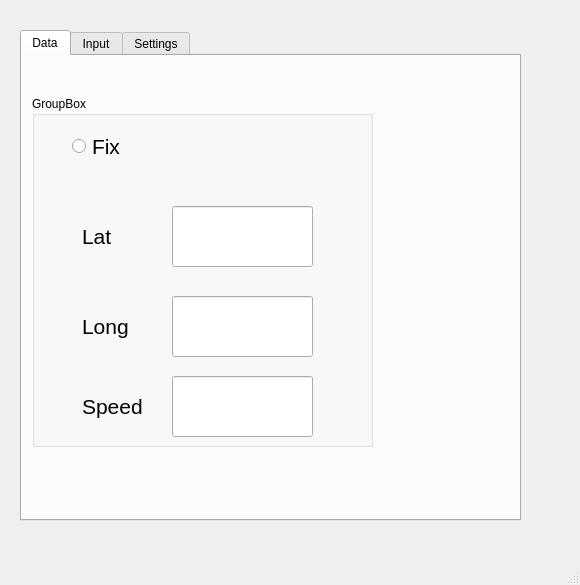
<?xml version="1.0" encoding="UTF-8"?>
<ui version="4.0">
 <class>MainWindow</class>
 <widget class="QMainWindow" name="MainWindow">
  <property name="geometry">
   <rect>
    <x>0</x>
    <y>0</y>
    <width>580</width>
    <height>585</height>
   </rect>
  </property>
  <property name="windowTitle">
   <string>MainWindow</string>
  </property>
  <widget class="QWidget" name="centralwidget">
   <widget class="QTabWidget" name="tabWidget">
    <property name="geometry">
     <rect>
      <x>20</x>
      <y>30</y>
      <width>501</width>
      <height>491</height>
     </rect>
    </property>
    <property name="currentIndex">
     <number>0</number>
    </property>
    <widget class="QWidget" name="tab">
     <attribute name="title">
      <string>Data</string>
     </attribute>
     <widget class="QGroupBox" name="groupBox">
      <property name="geometry">
       <rect>
        <x>10</x>
        <y>40</y>
        <width>341</width>
        <height>351</height>
       </rect>
      </property>
      <property name="title">
       <string>GroupBox</string>
      </property>
      <widget class="QRadioButton" name="radioButton">
       <property name="geometry">
        <rect>
         <x>40</x>
         <y>30</y>
         <width>71</width>
         <height>41</height>
        </rect>
       </property>
       <property name="font">
        <font>
         <pointsize>16</pointsize>
        </font>
       </property>
       <property name="text">
        <string>Fix</string>
       </property>
      </widget>
      <widget class="QLabel" name="label">
       <property name="geometry">
        <rect>
         <x>50</x>
         <y>120</y>
         <width>51</width>
         <height>41</height>
        </rect>
       </property>
       <property name="font">
        <font>
         <pointsize>16</pointsize>
        </font>
       </property>
       <property name="text">
        <string>Lat</string>
       </property>
      </widget>
      <widget class="QLineEdit" name="lineEdit">
       <property name="geometry">
        <rect>
         <x>140</x>
         <y>110</y>
         <width>141</width>
         <height>61</height>
        </rect>
       </property>
       <property name="font">
        <font>
         <pointsize>16</pointsize>
        </font>
       </property>
      </widget>
      <widget class="QLabel" name="label_2">
       <property name="geometry">
        <rect>
         <x>50</x>
         <y>210</y>
         <width>51</width>
         <height>41</height>
        </rect>
       </property>
       <property name="font">
        <font>
         <pointsize>16</pointsize>
        </font>
       </property>
       <property name="text">
        <string>Long</string>
       </property>
      </widget>
      <widget class="QLineEdit" name="lineEdit_2">
       <property name="geometry">
        <rect>
         <x>140</x>
         <y>200</y>
         <width>141</width>
         <height>61</height>
        </rect>
       </property>
       <property name="font">
        <font>
         <pointsize>16</pointsize>
        </font>
       </property>
      </widget>
      <widget class="QLineEdit" name="lineEdit_3">
       <property name="geometry">
        <rect>
         <x>140</x>
         <y>280</y>
         <width>141</width>
         <height>61</height>
        </rect>
       </property>
       <property name="font">
        <font>
         <pointsize>16</pointsize>
        </font>
       </property>
      </widget>
      <widget class="QLabel" name="label_3">
       <property name="geometry">
        <rect>
         <x>50</x>
         <y>290</y>
         <width>71</width>
         <height>41</height>
        </rect>
       </property>
       <property name="font">
        <font>
         <pointsize>16</pointsize>
        </font>
       </property>
       <property name="text">
        <string>Speed</string>
       </property>
      </widget>
     </widget>
    </widget>
    <widget class="QWidget" name="tab_2">
     <attribute name="title">
      <string>Input</string>
     </attribute>
    </widget>
    <widget class="QWidget" name="tab_3">
     <attribute name="title">
      <string>Settings</string>
     </attribute>
    </widget>
   </widget>
  </widget>
  <widget class="QMenuBar" name="menubar">
   <property name="geometry">
    <rect>
     <x>0</x>
     <y>0</y>
     <width>580</width>
     <height>21</height>
    </rect>
   </property>
  </widget>
  <widget class="QStatusBar" name="statusbar"/>
 </widget>
 <resources/>
 <connections/>
</ui>
